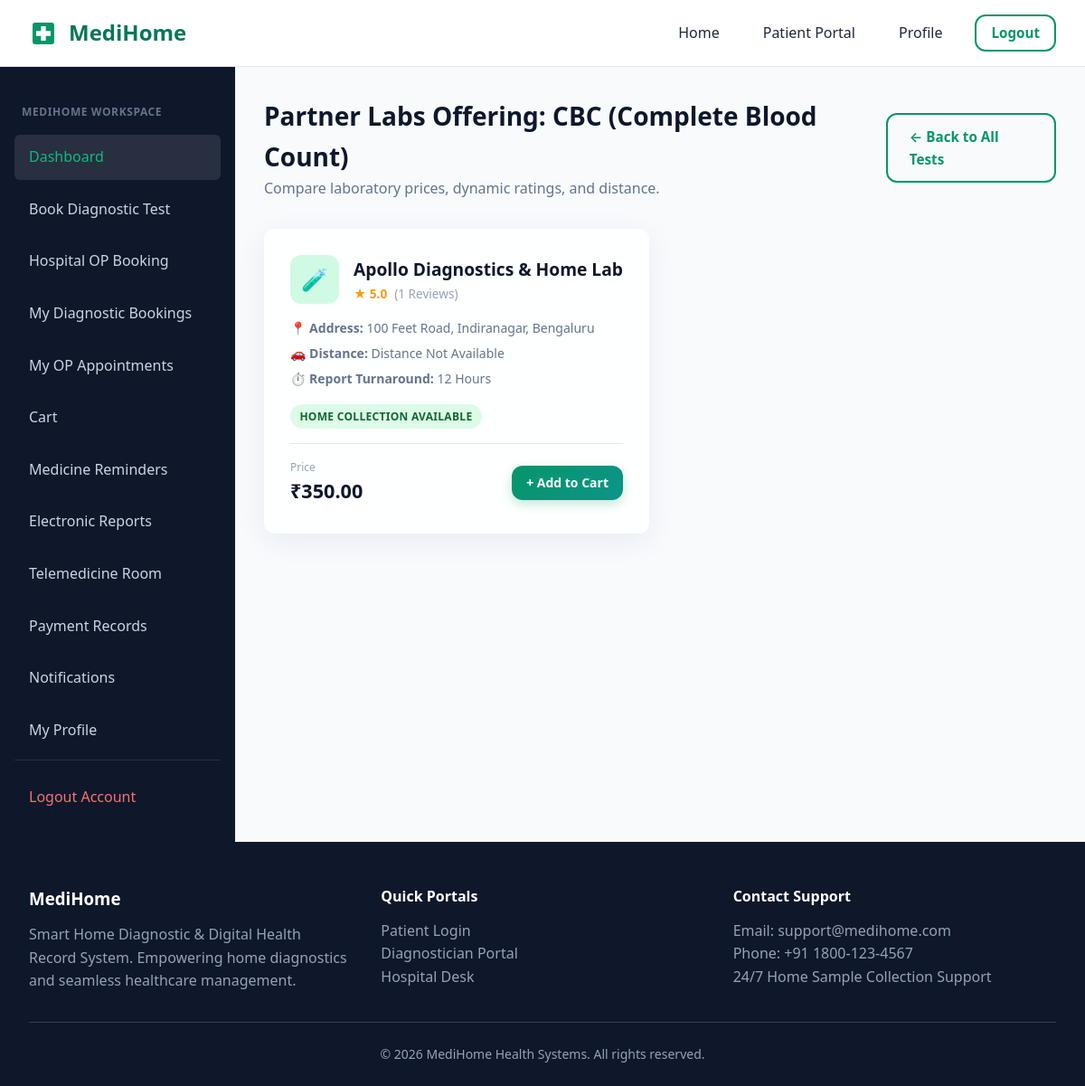
The app's page /patients/diagnostics/test/CBC (Complete Blood Count)/labs/ (signed in) with its own data.
### diagnostics/models.py (models this page shows, shortened)
class DiagnosticTest(models.Model):
    EXCLUDED_HOME_COLLECTION_TESTS = [
        'mri', 'ct scan', 'pet scan', 'ultrasound', 'x-ray', 'xray',
        'endoscopy', 'colonoscopy', 'eeg'
    ]
    lab = models.ForeignKey(DiagnosticianProfile, on_delete=models.CASCADE, related_name='tests')
    name = models.CharField(max_length=150)
    category = models.CharField(max_length=100, default='General Diagnostics')
    price = models.DecimalField(max_digits=10, decimal_places=2)
    preparation = models.TextField(blank=True, null=True, help_text="e.g. 12 hours fasting required")
    duration_hours = models.PositiveIntegerField(default=24, help_text="Report turnaround time in hours")
    is_home_collection_compatible = models.BooleanField(default=True)
    created_at = models.DateTimeField(auto_now_add=True)

class DiagnosticianProfile(models.Model):
    user = models.OneToOneField(settings.AUTH_USER_MODEL, on_delete=models.CASCADE, related_name='diagnostician_profile')
    lab_name = models.CharField(max_length=150)
    owner_name = models.CharField(max_length=100)
    license_number = models.CharField(max_length=50)
    gst_number = models.CharField(max_length=50)
    nabl_accredited = models.BooleanField(default=False)
    working_hours = models.CharField(max_length=100, default='08:00 AM - 08:00 PM')
    address = models.TextField()
    latitude = models.DecimalField(max_digits=9, decimal_places=6, blank=True, null=True)
    longitude = models.DecimalField(max_digits=9, decimal_places=6, blank=True, null=True)
    logo = models.ImageField(upload_to='lab_logos/', blank=True, null=True)
    is_home_collection_available = models.BooleanField(default=True)
    is_approved_by_admin = models.BooleanField(default=False)
    created_at = models.DateTimeField(auto_now_add=True)
    def get_average_rating(self):
        from adminpanel.models import Review
        avg = Review.objects.filter(target_type='LAB', target_id=self.id).aggregate(Avg('rating'))['rating__avg']
        return round(avg, 1) if avg else 0.0
    def get_total_reviews(self):
        from adminpanel.models import Review
        return Review.objects.filter(target_type='LAB', target_id=self.id).count()
    def calculate_distance(self, user_lat, user_lng):
        if not self.latitude or not self.longitude or user_lat is None or user_lng is None:
            return "Distance Not Available"

### patients/views.py (the view)
# urls.py: path('diagnostics/test/<str:test_name>/labs/', views.test_lab_search_view, name='test_lab_search'),
@patient_required
def test_lab_search_view(request, test_name):
    tests = DiagnosticTest.objects.filter(
        name__iexact=test_name,
        is_home_collection_compatible=True,
        lab__is_approved_by_admin=True
    ).select_related('lab')
    user_lat = request.user.latitude
    user_lng = request.user.longitude
    lab_test_list = []
    for t in tests:
        lab_profile = t.lab
        lab_test_list.append({
            'test': t,
            'lab': lab_profile,
            'avg_rating': lab_profile.get_average_rating(),
            'total_reviews': lab_profile.get_total_reviews(),
            'distance': lab_profile.calculate_distance(user_lat, user_lng)
        })
    return render(request, 'patients/test_lab_search.html', {
        'test_name': test_name,
        'lab_test_list': lab_test_list
    })

### accounts/models.py (called while the page is built)
    def is_patient(self):
        return self.role == self.Role.PATIENT

### templates/patients/test_lab_search.html (shortened to what this page needs)
{% extends 'dashboard_base.html' %}
{% block dashboard_content %}
<div class="dashboard-header">
    <div>
        <h2 style="font-size: 1.75rem; color: var(--dark);">Partner Labs Offering: {{ test_name }}</h2>
        <p style="color: var(--text-secondary);">Compare laboratory prices, dynamic ratings, and distance.</p>
    </div>
    <a href="{% url 'patients:diagnostic_search' %}" class="btn btn-outline">← Back to All Tests</a>
</div>
<div style="display: grid; grid-template-columns: repeat(auto-fill, minmax(320px, 1fr)); gap: 1.5rem;">
    {% for item in lab_test_list %}
    <div class="glass-card" style="display: flex; flex-direction: column; justify-content: space-between;">
        <div>
            <div style="display: flex; align-items: center; gap: 1rem; margin-bottom: 1rem;">
                <div style="width: 54px; height: 54px; border-radius: 12px; background: var(--primary-light); color: var(--primary); display: flex; align-items: center; justify-content: center; font-size: 1.5rem; font-weight: bold; flex-shrink: 0;">
                    🧪
                </div>
                <div>
                    <h3 style="font-size: 1.2rem; color: var(--dark); font-weight: 700;">{{ item.lab.lab_name }}</h3>
                    <div style="display: flex; align-items: center; gap: 0.5rem; font-size: 0.85rem;">
                        <span style="color: #f59e0b; font-weight: 700;">★ {{ item.avg_rating }}</span>
                        <span style="color: var(--text-muted);">({{ item.total_reviews }} Reviews)</span>
                    </div>
                </div>
            </div>
            <div style="font-size: 0.875rem; color: var(--text-secondary); margin-bottom: 1rem; display: flex; flex-direction: column; gap: 0.35rem;">
                <div>📍 <strong>Address:</strong> {{ item.lab.address }}</div>
                <div>🚗 <strong>Distance:</strong> {{ item.distance }}</div>
                <div>⏱️ <strong>Report Turnaround:</strong> {{ item.test.duration_hours }} Hours</div>
            </div>
            <div style="margin-bottom: 1rem;">
                {% if item.test.is_home_collection_compatible %}
                    <span class="badge badge-success">Home Collection Available</span>
                {% endif %}
            </div>
        </div>
        <div style="border-top: 1px solid var(--border); padding-top: 1rem; display: flex; justify-content: space-between; align-items: center;">
            <div>
                <span style="font-size: 0.75rem; color: var(--text-muted); display: block;">Price</span>
                <span style="font-size: 1.35rem; font-weight: 800; color: var(--dark);">₹{{ item.test.price }}</span>
            </div>
            <a href="{% url 'patients:add_to_cart' item.test.id %}" class="btn btn-primary" style="padding: 0.5rem 1rem; font-size: 0.875rem;">
                + Add to Cart
            </a>
        </div>
    </div>
    {% empty %}
    <div class="glass-card" style="grid-column: 1 / -1; text-align: center; padding: 3rem;">
        <h3 style="color: var(--text-secondary);">No partner labs currently listed offering {{ test_name }}.</h3>
    </div>
    {% endfor %}
</div>
{% endblock %}

### static/css/style.css (style rules this page uses)
:root { --primary: #059669; --primary-hover: #047857; --primary-light: #d1fae5; --secondary: #0d9488; --accent: #10b981; --dark: #0f172a; --dark-surface: #1e293b; --text-primary: #1e293b; --text-secondary: #64748b; --text-muted: #94a3b8; --bg-light: #f8fafc; --white: #ffffff; --border: #e2e8f0; --shadow-sm: 0 1px 2px 0 rgba(0, 0, 0, 0.05); --shadow-md: 0 4px 6px -1px rgba(0, 0, 0, 0.1), 0 2px 4px -1px rgba(0, 0, 0, 0.06); --shadow-lg: 0 10px 15px -3px rgba(0, 0, 0, 0.1), 0 4px 6px -2px rgba(0, 0, 0, 0.05); --glass-bg: rgba(255, 255, 255, 0.85); --glass-border: rgba(255, 255, 255, 0.6); --glass-shadow: 0 8px 32px 0 rgba(31, 38, 135, 0.07); --radius-sm: 6px; --radius-md: 12px; --radius-lg: 20px; --transition: all 0.25s cubic-bezier(0.4, 0, 0.2, 1); }
* { margin: 0; padding: 0; box-sizing: border-box; }
body { font-family: system-ui, -apple-system, BlinkMacSystemFont, 'Segoe UI', Roboto, Oxygen, Ubuntu, Cantarell, 'Open Sans', 'Helvetica Neue', sans-serif; background-color: var(--bg-light); color: var(--text-primary); line-height: 1.6; min-height: 100vh; display: flex; flex-direction: column; }
a { color: var(--primary); text-decoration: none; transition: var(--transition); }
.glass-card { background: var(--glass-bg); backdrop-filter: blur(12px); -webkit-backdrop-filter: blur(12px); border: 1px solid var(--glass-border); box-shadow: var(--glass-shadow); border-radius: var(--radius-md); padding: 1.75rem; transition: var(--transition); }
.btn { display: inline-flex; align-items: center; justify-content: center; gap: 0.5rem; padding: 0.75rem 1.5rem; font-size: 0.95rem; font-weight: 600; border-radius: var(--radius-md); border: none; cursor: pointer; transition: var(--transition); }
.btn-primary { background: linear-gradient(135deg, var(--primary) 0%, var(--secondary) 100%); color: var(--white); box-shadow: 0 4px 12px rgba(5, 150, 105, 0.25); }
.btn-outline { background: transparent; border: 2px solid var(--primary); color: var(--primary); }

### static/css/components.css (style rules this page uses)
.badge { display: inline-block; padding: 0.25rem 0.65rem; font-size: 0.75rem; font-weight: 700; border-radius: 9999px; text-transform: uppercase; letter-spacing: 0.025em; }
.badge-success { background: #dcfce7; color: #166534; }

### static/css/dashboard.css (style rules this page uses)
.dashboard-header { display: flex; justify-content: space-between; align-items: center; margin-bottom: 2rem; }

### records on screen
DiagnosticTest: name "CBC (Complete Blood Count)", lab.lab_name "Apollo Diagnostics & Home Lab", avg_rating "5.0", total_reviews "1", lab.address "100 Feet Road, Indiranagar, Bengaluru", distance "Distance Not Available", test.duration_hours "12", is_home_collection_compatible "HOME COLLECTION AVAILABLE", test.price "350.00"
